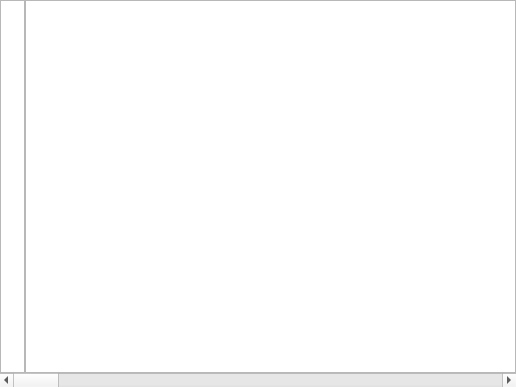
<?xml version="1.0" encoding="UTF-8"?>
<ui version="4.0">
 <class>MyTextEdit</class>
 <widget class="QWidget" name="MyTextEdit">
  <property name="geometry">
   <rect>
    <x>0</x>
    <y>0</y>
    <width>516</width>
    <height>387</height>
   </rect>
  </property>
  <property name="windowTitle">
   <string>Form</string>
  </property>
  <layout class="QVBoxLayout" name="verticalLayout">
   <property name="spacing">
    <number>0</number>
   </property>
   <property name="leftMargin">
    <number>0</number>
   </property>
   <property name="topMargin">
    <number>0</number>
   </property>
   <property name="rightMargin">
    <number>0</number>
   </property>
   <property name="bottomMargin">
    <number>0</number>
   </property>
   <item>
    <layout class="QHBoxLayout" name="horizontalLayout">
     <property name="spacing">
      <number>0</number>
     </property>
     <item>
      <widget class="QTextBrowser" name="textBrowser">
       <property name="maximumSize">
        <size>
         <width>25</width>
         <height>16777215</height>
        </size>
       </property>
       <property name="verticalScrollBarPolicy">
        <enum>Qt::ScrollBarAlwaysOff</enum>
       </property>
       <property name="horizontalScrollBarPolicy">
        <enum>Qt::ScrollBarAlwaysOff</enum>
       </property>
      </widget>
     </item>
     <item>
      <widget class="QTextEdit" name="textEdit">
       <property name="verticalScrollBarPolicy">
        <enum>Qt::ScrollBarAsNeeded</enum>
       </property>
       <property name="horizontalScrollBarPolicy">
        <enum>Qt::ScrollBarAlwaysOff</enum>
       </property>
       <property name="lineWrapMode">
        <enum>QTextEdit::NoWrap</enum>
       </property>
      </widget>
     </item>
    </layout>
   </item>
   <item>
    <widget class="QScrollBar" name="horizontalScrollBar">
     <property name="orientation">
      <enum>Qt::Horizontal</enum>
     </property>
    </widget>
   </item>
  </layout>
 </widget>
 <resources/>
 <connections/>
</ui>
